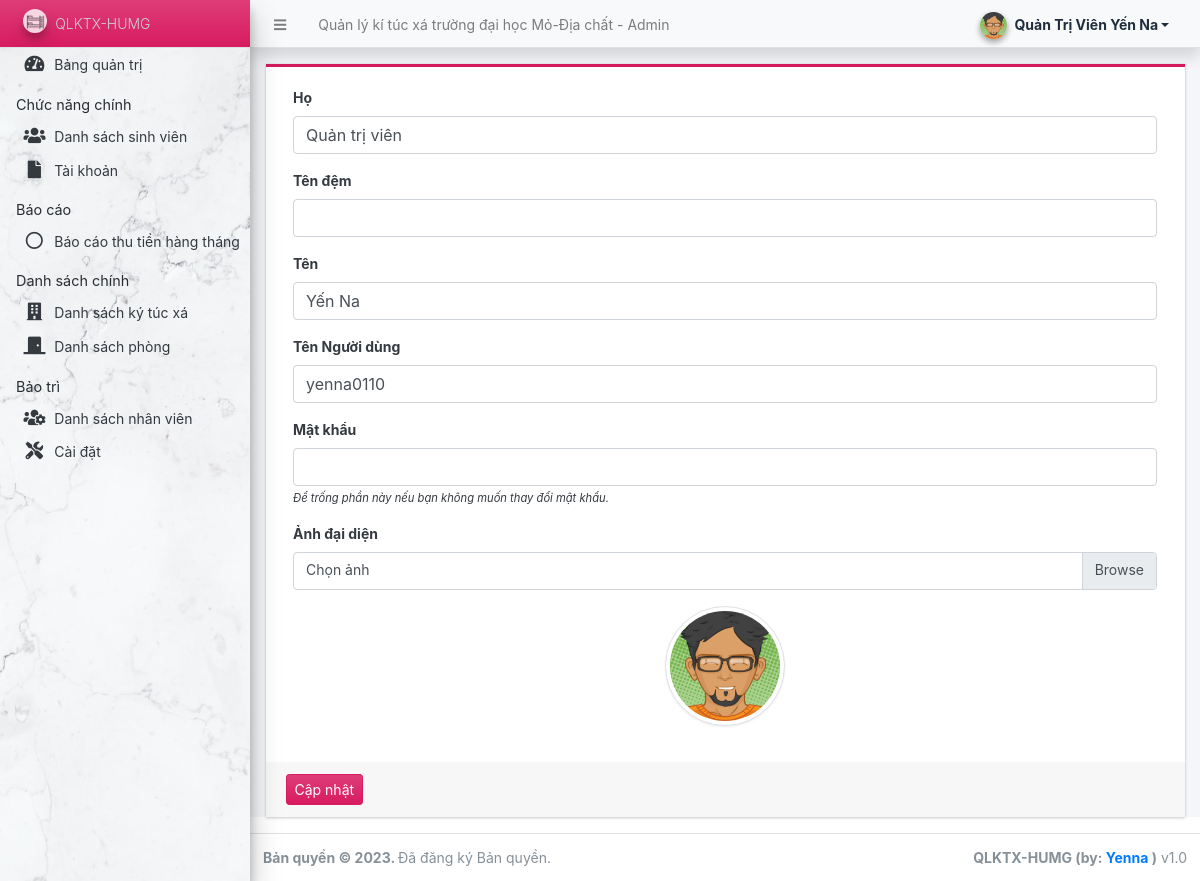
The app's page /admin/?page=user (signed in) with its own data.
### tables this page shows
CREATE TABLE `users` (
  `id` int(50) NOT NULL,
  `firstname` varchar(250) NOT NULL,
  `middlename` text DEFAULT NULL,
  `lastname` varchar(250) NOT NULL,
  `username` text NOT NULL,
  `password` text NOT NULL,
  `avatar` text DEFAULT NULL,
  `last_login` datetime DEFAULT NULL,
  `type` tinyint(1) NOT NULL DEFAULT 0,
  `date_added` datetime NOT NULL DEFAULT current_timestamp(),
  `date_updated` datetime DEFAULT current_timestamp() ON UPDATE current_timestamp()
);

### classes/DBConnection.php (called while the page is built, shortened)
<?php
class DBConnection{
    private $host = DB_SERVER;
    private $username = DB_USERNAME;
    private $password = DB_PASSWORD;
    private $database = DB_NAME;
    public $conn;
    public function __construct(){
        if (!isset($this->conn)) {
            $this->conn = new mysqli($this->host, $this->username, $this->password, $this->database);
        }
    }
}
?>

### classes/SystemSettings.php (called while the page is built, shortened)
<?php
class SystemSettings extends DBConnection{
	function userdata($field = ''){
		if(!empty($field)){
			if(isset($_SESSION['userdata'][$field]))
				return $_SESSION['userdata'][$field];
			else
				return null;
		}else{
			return false;
		}
	}
}
$_settings = new SystemSettings();
?>

### config.php (called while the page is built, shortened)
<?php
require_once('classes/DBConnection.php');
require_once('classes/SystemSettings.php');
function validate_image($file){
	if(!empty($file)){
        $ex = explode("?",$file);
        $file = $ex[0];
        $ts = isset($ex[1]) ? "?".$ex[1] : '';
		if(is_file(base_app.$file)){
			return base_url.$file.$ts;
		}else{
			return base_url.'dist/img/no-image-available.png';
		}
	}else{
		return base_url.'dist/img/no-image-available.png';
	}
}
?>

### admin/user/index.php (the view, shortened to what this page needs)
<?php
$user = $conn->query("SELECT * FROM users where id ='".$_settings->userdata('id')."'");
foreach($user->fetch_array() as $k =>$v){
	$meta[$k] = $v;
}
?>
<div class="card card-outline rounded-0 card-maroon">
	<div class="card-body">
		<div class="container-fluid">
			<form action="" id="manage-user">
				<div class="form-group">
					<label for="name">Họ</label>
					<input type="text" name="firstname" id="firstname" class="form-control" value="<?php echo isset($meta['firstname']) ? $meta['firstname']: '' ?>" required>
				</div>
				<div class="form-group">
					<label for="name">Tên đệm</label>
					<input type="text" name="middlename" id="middlename" class="form-control" value="<?php echo isset($meta['middlename']) ? $meta['middlename']: '' ?>">
				</div>
				<div class="form-group">
					<label for="name">Tên</label>
					<input type="text" name="lastname" id="lastname" class="form-control" value="<?php echo isset($meta['lastname']) ? $meta['lastname']: '' ?>" required>
				</div>
				<div class="form-group">
					<label for="username">Tên Người dùng</label>
					<input type="text" name="username" id="username" class="form-control" value="<?php echo isset($meta['username']) ? $meta['username']: '' ?>" required  autocomplete="off">
				</div>
				<div class="form-group">
					<label for="password">Mật khẩu</label>
					<input type="password" name="password" id="password" class="form-control" value="" autocomplete="off">
					<small><i>Để trống phần này nếu bạn không muốn thay đổi mật khẩu.</i></small>
				</div>
				<div class="form-group">
					<label for="" class="control-label">Ảnh đại diện</label>
					<div class="custom-file">
		              <label class="custom-file-label" for="customFile">Chọn ảnh</label>
		            </div>
				</div>
				<div class="form-group d-flex justify-content-center">
					<img src="<?php echo validate_image(isset($meta['avatar']) ? $meta['avatar'] :'') ?>" alt="" id="cimg" class="img-fluid img-thumbnail">
				</div>
			</form>
		</div>
	</div>
	<div class="card-footer">
			<div class="col-md-12">
				<div class="row">
					<button class="btn btn-sm btn-primary" form="manage-user">Cập nhật</button>
				</div>
			</div>
		</div>
</div>

### admin/user/index.php (style rules this page uses)
img#cimg { height: 15vh; width: 15vh; object-fit: cover; border-radius: 100% 100%; }

### records on screen
users: firstname "Quản trị viên", lastname "Yến Na", username "yenna0110", avatar (picture)

### other values on screen
$_settings->info('name') "Quản lý kí túc xá trường đại học Mỏ-Địa chất"
$_settings->userdata('firstname').' '.$_settings->userdata('lastname') "Quản Trị Viên Yến Na"
$_settings->info('short_name') "QLKTX-HUMG"
